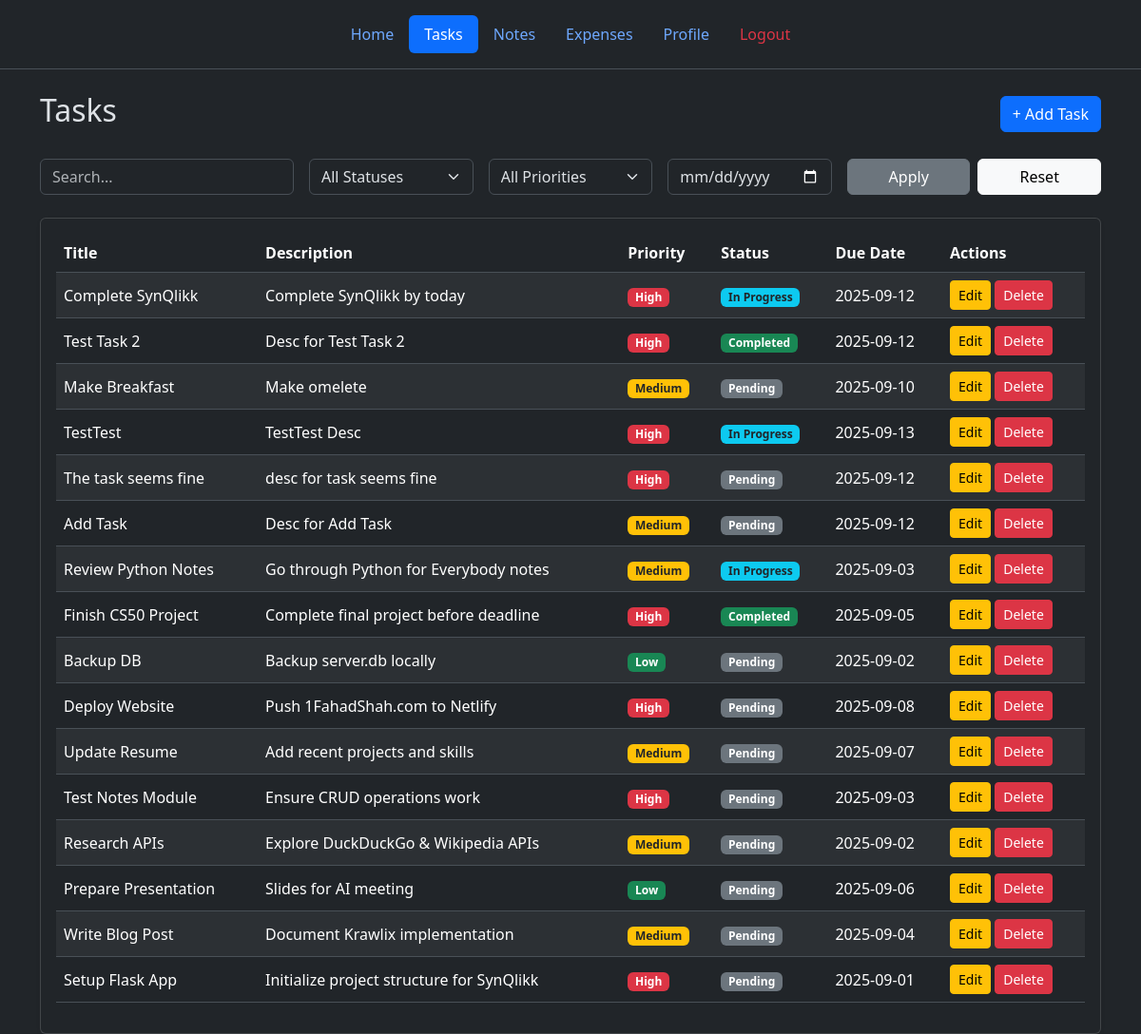
The page /tasks (signed in) on the database as committed earlier.
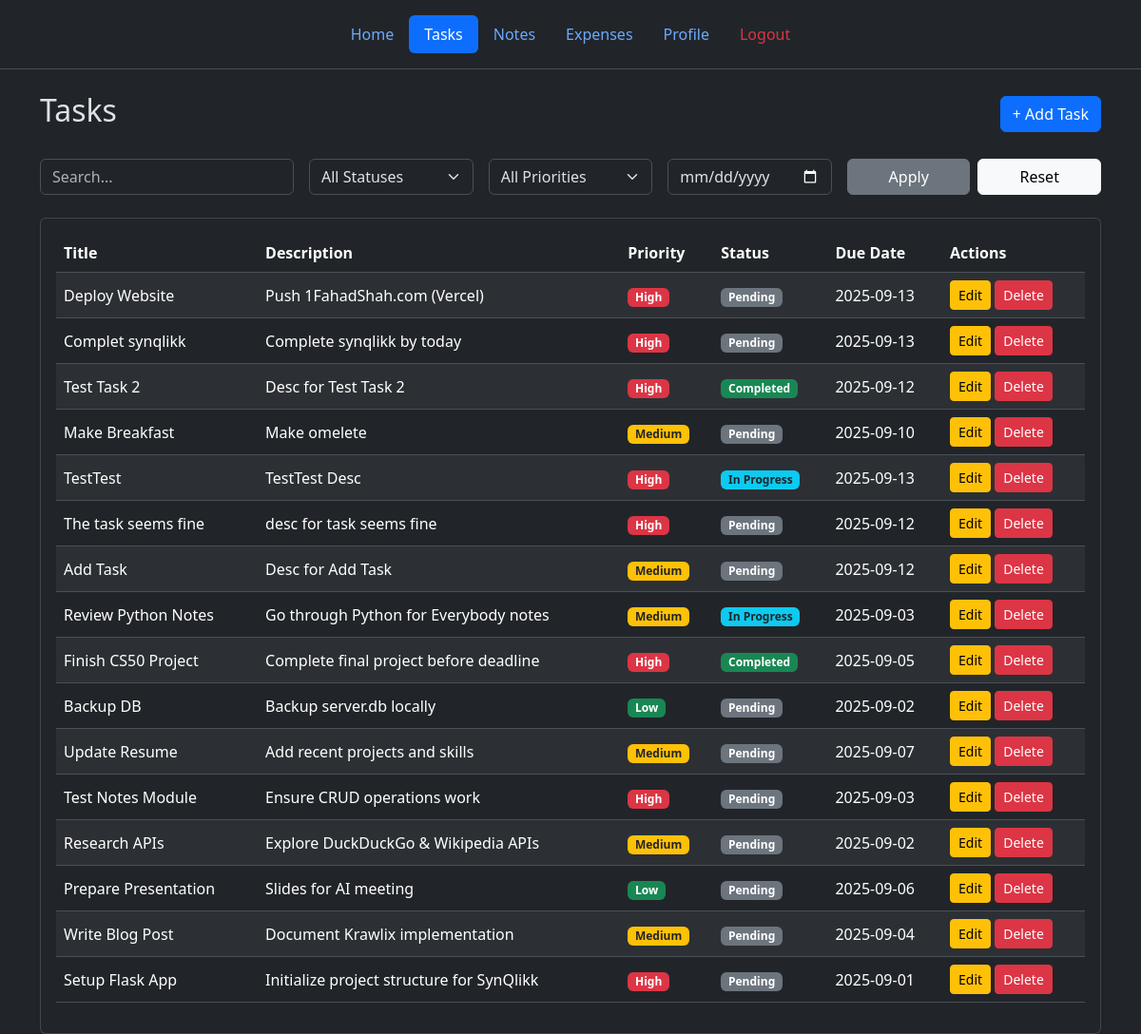
The same page on the database as committed later.
### tables this page shows
CREATE TABLE tasks (
  id TEXT PRIMARY KEY,            -- UUID v4
  user_id TEXT NOT NULL,
  title TEXT NOT NULL,
  description TEXT,
  due_date TEXT,                  -- ISO 8601 Date or DateTime
  priority INTEGER DEFAULT 2,     -- 1=High, 2=Medium, 3=Low
  status TEXT DEFAULT 'pending',  -- 'pending' or 'done'
  is_deleted INTEGER DEFAULT 0,
  deleted_at TEXT,
  last_modified TEXT DEFAULT (strftime('%Y-%m-%dT%H:%M:%SZ','now')),
  synced INTEGER DEFAULT 0,       -- 0=not synced, 1=synced
  FOREIGN KEY(user_id) REFERENCES users(id)
);

### web/routes.py (the view)
@main_bp.route("/tasks")
@login_required
def tasks_page():
    user_id = session["user_id"]
    db_path = current_app.config["DB_PATH"]
    search_term = request.args.get('q')
    status = request.args.get('status')
    priority = request.args.get('priority')
    due_date = request.args.get('due_date')
    all_tasks = get_tasks(db_path, user_id, search_term, status, priority, due_date)
    return render_template("tasks.html", tasks=all_tasks)

### web/models.py (called while the page is built)
def get_tasks(db_path, user_id, search_term=None, status=None, priority=None, due_date=None):
    query = "SELECT * FROM tasks WHERE user_id=? AND is_deleted=0"
    params = [user_id]
    if search_term:
        query += " AND (title LIKE ? OR description LIKE ?)"
        params.extend([f'%{search_term}%', f'%{search_term}%'])
    if status:
        query += " AND status = ?"
        params.append(status)
    if priority:
        query += " AND priority = ?"
        params.append(priority)
    if due_date:
        query += " AND due_date = ?"
        params.append(due_date)
    query += " ORDER BY last_modified DESC"
    with get_db_connection(db_path) as conn:
        return conn.execute(query, tuple(params)).fetchall()

### web/routes.py (called while the page is built)
def login_required(f):
    @wraps(f)
    def decorated_function(*args, **kwargs):
        if "user_id" not in session:
            flash("Please login to access this page.", "warning")
            return redirect(url_for("auth_bp.login"))
        return f(*args, **kwargs)
    return decorated_function

### web/utils.py (called while the page is built)
def get_db_connection(db_path: str):
    connect = sqlite3.connect(db_path)
    connect.row_factory = sqlite3.Row
    return connect

### web/templates/tasks.html (shortened to what this page needs)
{% extends "base.html" %}
{% block content %}
<div class="container mt-4">
  <div class="d-flex justify-content-between align-items-center mb-4">
    <h2>Tasks</h2>
    <button class="btn btn-primary" data-bs-toggle="modal" data-bs-target="#addTaskModal">
      + Add Task
    </button>
  </div>
  <form method="GET" class="row g-3 mb-4">
    <div class="col-md-3">
      <input type="text" name="q" class="form-control" placeholder="Search..." value="{{ request.args.get('q', '') }}">
    </div>
    <div class="col-md-2">
      <select name="status" class="form-select">
        <option value="">All Statuses</option>
      </select>
    </div>
    <div class="col-md-2">
      <select name="priority" class="form-select">
        <option value="">All Priorities</option>
      </select>
    </div>
    <div class="col-md-2">
      <input type="date" name="due_date" class="form-control" value="{{ request.args.get('due_date', '') }}">
    </div>
    <div class="col-md-3 d-flex gap-2">
      <button class="btn btn-secondary w-50" type="submit">Apply</button>
      <a href="{{ url_for('main_bp.tasks_page') }}" class="btn btn-light w-50">Reset</a>
    </div>
  </form>
  <div class="card shadow-sm">
    <div class="card-body">
      {% if tasks %}
      <div class="table-responsive">
        <table class="table table-striped table-hover align-middle">
          <thead>
            <tr>
              <th>Title</th>
              <th>Description</th>
              <th>Priority</th>
              <th>Status</th>
              <th>Due Date</th>
              <th>Actions</th>
            </tr>
          </thead>
          <tbody>
            {% for task in tasks %}
            <tr>
              <td>{{ task.title }}</td>
              <td>{{ task.description or "-" }}</td>
              <td>
                {% if task.priority == 1 %}
                  <span class="badge bg-danger">High</span>
                {% elif task.priority == 2 %}
                  <span class="badge bg-warning text-dark">Medium</span>
                {% else %}
                  <span class="badge bg-success">Low</span>
                {% endif %}
              </td>
              <td>
                {% if task.status == "completed" %}
                  <span class="badge bg-success">Completed</span>
                {% elif task.status == "in_progress" %}
                  <span class="badge bg-info text-dark">In Progress</span>
                {% else %}
                  <span class="badge bg-secondary">Pending</span>
                {% endif %}
              </td>
              <td>{{ task.due_date or "-" }}</td>
              <td>
                <button class="btn btn-sm btn-warning" data-bs-toggle="modal" data-bs-target="#editTask{{ task.id }}">
                  Edit
                </button>
                <form method="POST" action="{{ url_for('main_bp.remove_task', task_id=task.id) }}" class="d-inline" onsubmit="return confirm('Are you sure you want to delete this task?');">
                  <button type="submit" class="btn btn-sm btn-danger">Delete</button>
                </form>
              </td>
            </tr>
            {% endfor %}
          </tbody>
        </table>
      </div>
      {% else %}
      <p class="text-muted text-center">No tasks available.</p>
      {% endif %}
    </div>
  </div>
</div>
{% endblock %}

### web/templates/base.html (shortened to what this page needs)
<!DOCTYPE html>
<html lang="en" data-bs-theme="dark">
  <head>
    <link
      href="https://cdn.jsdelivr.net/npm/bootstrap@5.3.3/dist/css/bootstrap.min.css"
      rel="stylesheet"
    />
    <link
      rel="stylesheet"
      href="https://cdn.jsdelivr.net/npm/bootstrap-icons@1.11.1/font/bootstrap-icons.css"
    />
  </head>
  <body>
    <div class="container-fluid p-0">
      <header
        class="d-none d-md-flex justify-content-center py-3 border-bottom"
      >
        <ul class="nav nav-pills">
          <li class="nav-item">
            <a
              href="{{ url_for('main_bp.dashboard') }}"
              class="nav-link {% if request.endpoint == 'main_bp.dashboard' %}active{% endif %}"
              >Home</a
            >
          </li>
          <li class="nav-item">
            <a
              href="{{ url_for('main_bp.tasks_page') }}"
              class="nav-link {% if request.endpoint == 'main_bp.tasks_page' %}active{% endif %}"
              >Tasks</a
            >
          </li>
          <li class="nav-item">
            <a
              href="{{ url_for('main_bp.notes_page') }}"
              class="nav-link {% if request.endpoint == 'main_bp.notes_page' %}active{% endif %}"
              >Notes</a
            >
          </li>
          <li class="nav-item">
            <a
              href="{{ url_for('main_bp.expenses_page') }}"
              class="nav-link {% if request.endpoint == 'main_bp.expenses_page' %}active{% endif %}"
              >Expenses</a
            >
          </li>
          <li class="nav-item">
            <a
              href="{{ url_for('main_bp.profile_page') }}"
              class="nav-link {% if request.endpoint == 'main_bp.profile_page' %}active{% endif %}"
              >Profile</a
            >
          </li>
          {% if session.user_id %}
          <li class="nav-item">
            <a
              href="{{ url_for('auth_bp.logout') }}"
              class="nav-link text-danger"
              >Logout</a
            >
          </li>
          {% endif %}
        </ul>
      </header>
      <main class="mt-3 px-3">{% block content %}{% endblock %}</main>
    </div>
  </body>
</html>

Rows that differ between the two databases and show on the page:
changed tasks "Deploy Website": description "Push 1FahadShah.com to Netlify" → "Push 1FahadShah.com (Vercel)"; due_date "2025-09-08" → "2025-09-13"; moves up the list
changed tasks: title "Complete SynQlikk" → "Complet synqlikk"; description "Complete SynQlikk by today" → "Complete synqlikk by today"; due_date "2025-09-12" → "2025-09-13"; status "In Progress" → "Pending"
